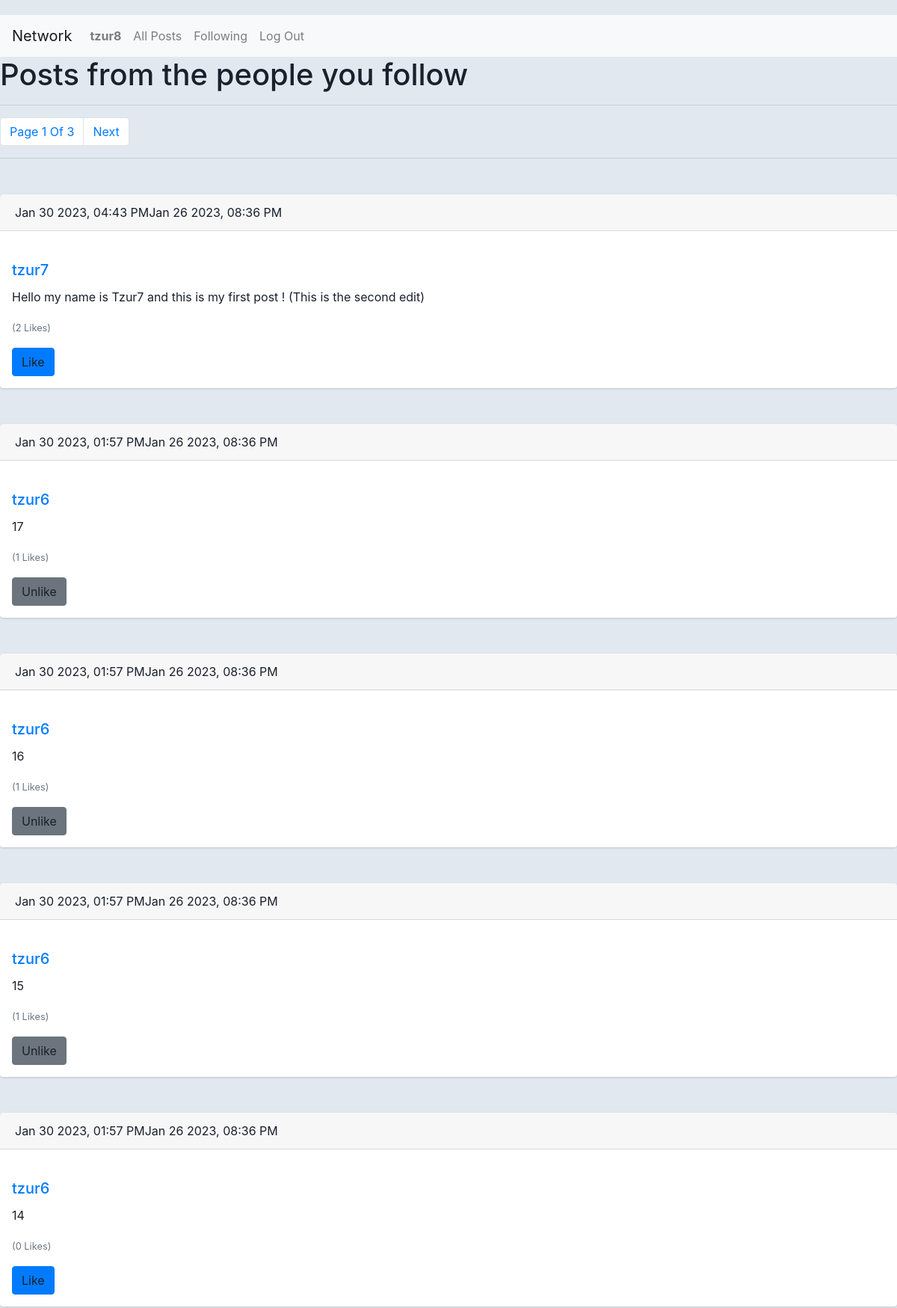
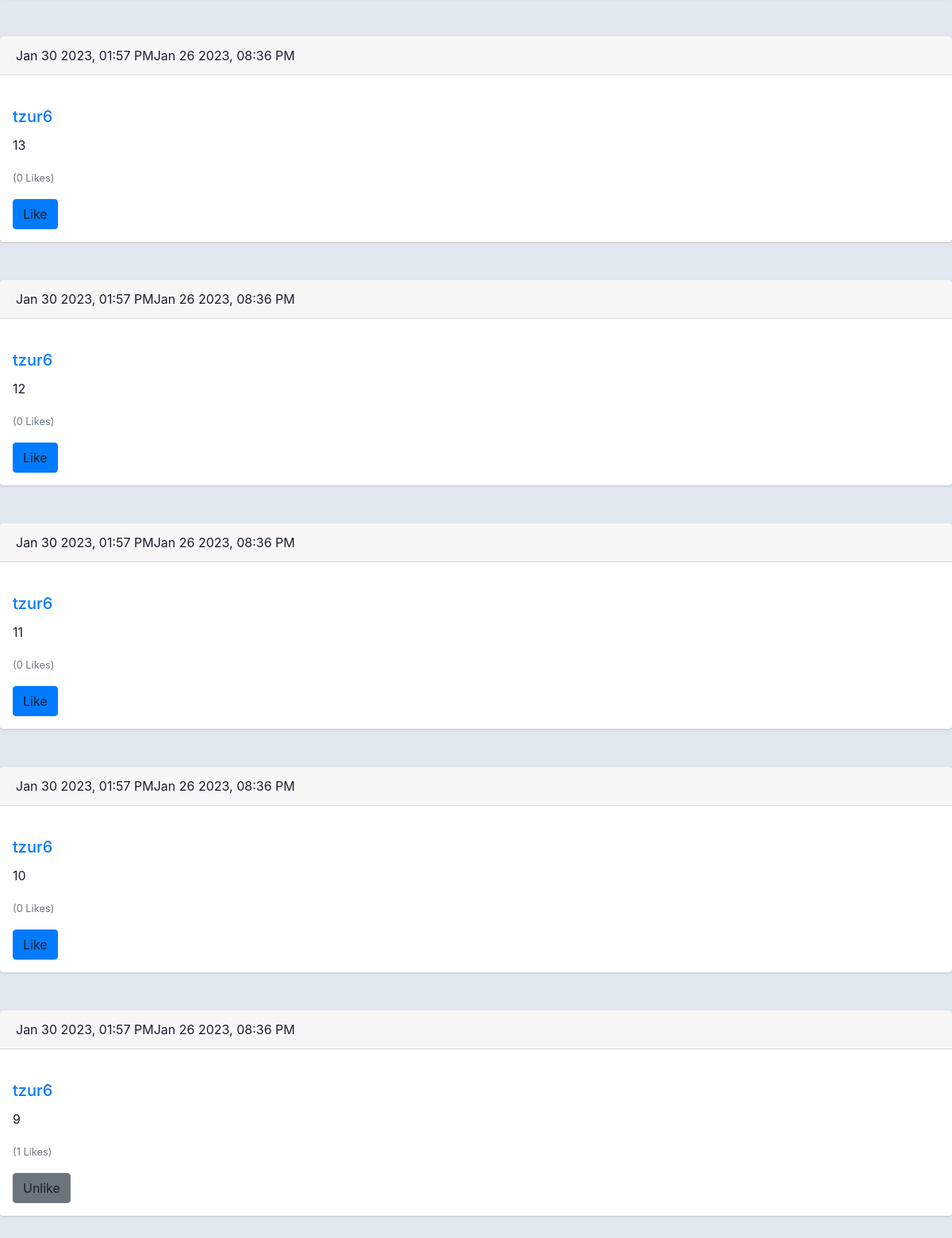
Page /following/1 (signed in) on the committed database (2 pictures, top to bottom).
### network/models.py (models this page shows, shortened)
class User(AbstractUser):
    follow_others = models.ManyToManyField('User', related_name='follow_me', null=True, blank=True)
    img_url = models.URLField(null=True, blank=True)

class Post(models.Model):
    user = models.ForeignKey('User', on_delete=models.CASCADE, null=True, related_name='posts_set')
    date = models.DateTimeField(auto_now_add=True, editable=False)
    content = models.TextField()
    likes = models.PositiveIntegerField(default=0)
    users_gave_like = models.ManyToManyField('User', related_name='posts_likes', null=True)
    def serialize(self, user):
        return {
            "username": self.user.username,
            "post_id": self.id,
            "user_id": self.user.id,
            "postowner": user == self.user,
            "date": self.date.strftime("%b %d %Y, %I:%M %p"),
            "content": self.content,
            "likes": self.likes,
            "user_gave_like": user in self.users_gave_like.all()
        }

### network/views.py (the view)
# urls.py: path("following/<int:page_index>", views.following, name='following'),
@csrf_exempt
@login_required
def following(request, page_index):
    if request.method == 'GET':
        posts = Post.objects.filter(user__in=request.user.follow_others.all())
        posts = posts.order_by("-date").all()
        posts = [post.serialize(request.user) for post in posts]
        p = Paginator(posts, 10)
        posts = p.get_page(page_index)
        return render(request, 'network/following.html', {
            "posts": posts
        })

### network/templates/network/following.html (shortened to what this page needs)
{% extends 'network/layout.html' %}
{% load static %}
{% block body %}
<h1>Posts from the people you follow</h1>
<hr>
   <nav aria-label="Page navigation example">
    <ul class="pagination">
        <li class="page-item"><a class="page-link" href="#">Page {{posts.number}} Of {{posts.paginator.num_pages}} </a></li>
        {% if posts.has_next %}
            <li class="page-item"><a class="page-link next" href="/following/{{posts.next_page_number}}">Next</a></li>
        {% endif %}
    </ul>
</nav>
<hr>
{% for post in posts %}
<div class="card text-left my-5">
    <div class="card-header">{{post.date}}Jan 26 2023, 08:36 PM</div><br>
    <div class="card-body"><a href="profile/4">
            <h5 class="card-title">{{post.username}}</h5>
        </a>
        <p class="card-text" data-id="{{post.post_id}}">{{post.content}}</p>
        <p class="card-text" data-id="{{post.post_id}}"><small class="text-muted like-count">({{post.likes}}
                Likes)</small></p>
        {% if post.user_gave_like %}
        <a class="btn btn-secondary unlike" data-id="{{post.post_id}}">Unlike</a>
        {% else %}
        <a class="btn btn-primary like" data-id="{{post.post_id}}">Like</a>
        {% endif %}
    </div>
</div>
{% endfor %}
{% endblock %}

### network/templates/network/layout.html (shortened to what this page needs)
{% load static %}
<!DOCTYPE html>
<html lang="en">
    <head>
        <link rel="stylesheet" href="https://stackpath.bootstrapcdn.com/bootstrap/4.4.1/css/bootstrap.min.css">
        <link href="{% static 'network/styles.css' %}" rel="stylesheet">
    </head>
    <body>
        <nav class="navbar navbar-expand-lg navbar-light bg-light">
            <a class="navbar-brand" href="#">Network</a>
            <div>
              <ul class="navbar-nav mr-auto">
                {% if user.is_authenticated %}
                    <li class="nav-item">
                        <a class="nav-link" href="profile/{{user.id}}/1"><strong>{{ user.username }}</strong></a>
                    </li>
                {% endif %}
                <li class="nav-item">
                  <a class="nav-link" href="{% url 'index' %}">All Posts</a>
                </li>
                {% if user.is_authenticated %}
                    <li class="nav-item">
                        <a class="nav-link" href="{% url 'following' 1 %}">Following</a>
                    </li>
                    <li class="nav-item">
                        <a class="nav-link" href="{% url 'logout' %}">Log Out</a>
                    </li>
                {% endif %}
              </ul>
            </div>
          </nav>
        <div class="body">
            {% block body %}
            {% endblock %}
        </div>
    </body>
</html>

### network/static/network/styles.css (style rules this page uses)
body { margin-top:20px; color: #1a202c; text-align: left; background-color: #e2e8f0; }
.card { box-shadow: 0 1px 3px 0 rgba(0,0,0,.1), 0 1px 2px 0 rgba(0,0,0,.06); }
.card { position: relative; display: flex; flex-direction: column; min-width: 0; word-wrap: break-word; background-color: #fff; background-clip: border-box; border: 0 solid rgba(0,0,0,.125); border-radius: .25rem; }
.card-body { flex: 1 1 auto; min-height: 1px; padding: 1rem; }

### rows in the picture
User: username "tzur8"
User: username "tzur7"
Post: content "Hello my name is Tzur7 and this is my first post ! (This is the second edit)"
User: username "tzur6" "tzur6" "tzur6" "tzur6" "tzur6" "tzur6" "tzur6" "tzur6" "tzur6"
Post: content "17"
Post: content "16"
Post: content "15"
Post: content "14"
Post: content "13"
Post: content "12"
Post: content "11"
Post: content "10"

### other values in the picture
{{ posts.number }} "1"
{{ posts.paginator.num_pages }} "3"
{{ post.date }} "Jan 30 2023, 04:43 PM" "Jan 30 2023, 01:57 PM" "Jan 30 2023, 01:57 PM" "Jan 30 2023, 01:57 PM" "Jan 30 2023, 01:57 PM" "Jan 30 2023, 01:57 PM" "Jan 30 2023, 01:57 PM" "Jan 30 2023, 01:57 PM" "Jan 30 2023, 01:57 PM" "Jan 30 2023, 01:57 PM"
{{ post.likes }} "2" "1" "1" "1" "0" "0" "0" "0" "0" "1"
{{ post.content }} "9"
